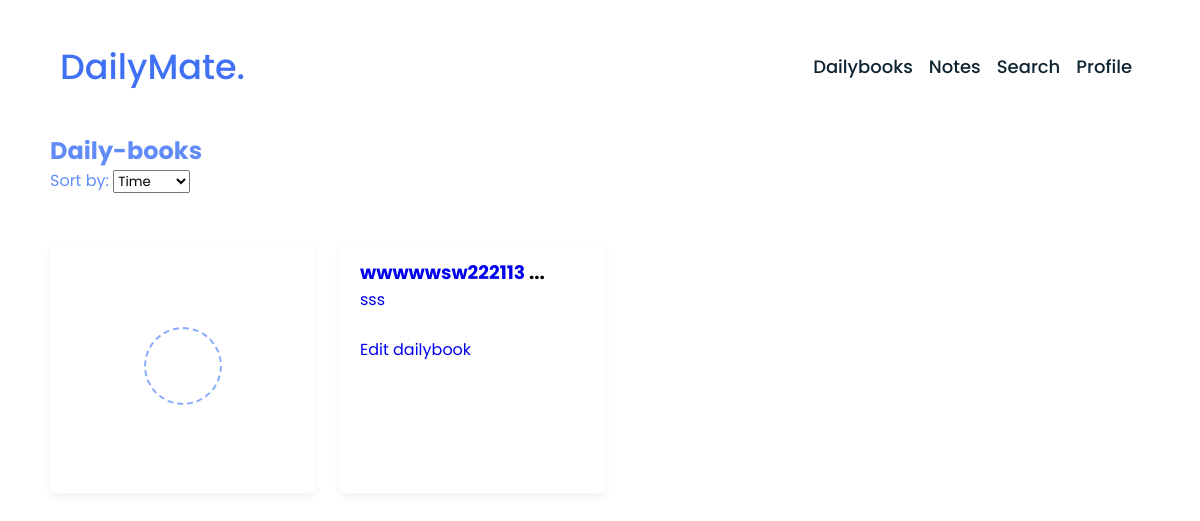
Page /www/daily-book/ (signed in) on the earlier database version.
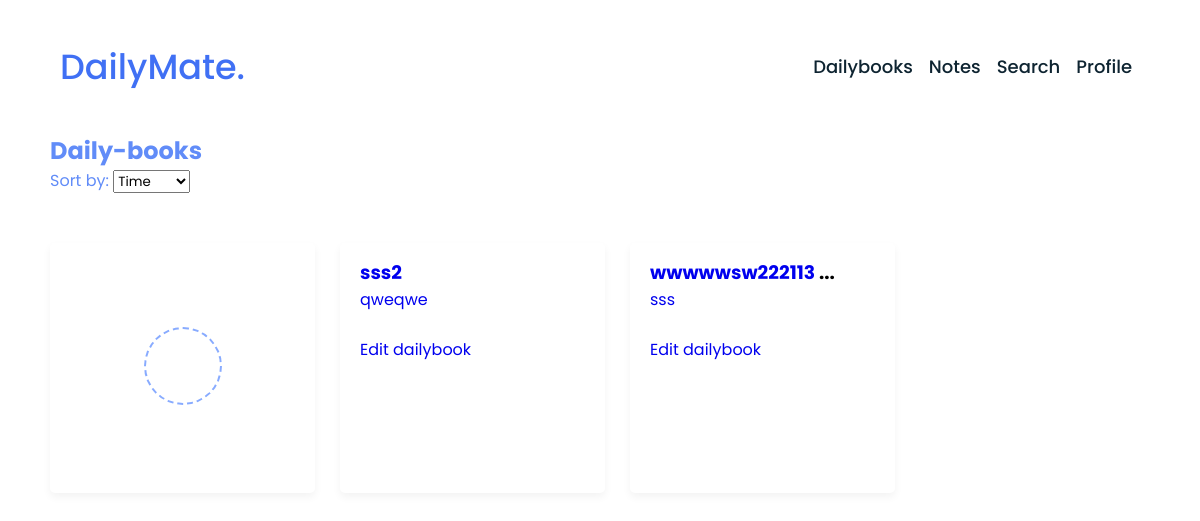
Same page on the later database version.
### dailybook/models.py (models this page shows, shortened)
class Dailybook(models.Model):
    author = models.ForeignKey(User, on_delete=models.CASCADE)  # добавьте это поле
    title = models.CharField(max_length=100)
    content = models.TextField()
    emotion_choices = [
        ('happy', 'Happy'),
        ('sad', 'Sad'),
        ('angry', 'Angry'),
        ('neutral', 'Neutral'),
    ]
    emotion = models.CharField(max_length=10, choices=emotion_choices)
    date_edit = models.DateTimeField()

### dailybook/views.py (the view)
# urls.py: path('<str:username>/daily-book/', dailybook_list, name='dailybook_list'),
@login_required
def dailybook_list(request, username):
    if request.user.username != username:
        return render(request, 'error/access_denied.html', status=403)
    else:
        try:
            user = User.objects.get(username=username)
        except User.DoesNotExist:
            raise Http404("User does not exist")
        sort_by = request.GET.get('sort_by')
        if sort_by == 'title':
            dailybooks = Dailybook.objects.filter(author=user).order_by('title')
        elif sort_by == 'emotion':
            dailybooks = Dailybook.objects.filter(author=user).order_by('emotion')
        else:  # Default sorting by date_edit
            dailybooks = Dailybook.objects.filter(author=user).order_by('-date_edit')
        return render(request, 'main/dailybook_list.html', {'dailybooks': dailybooks})

### dailybook/templates/main/dailybook_list.html (shortened to what this page needs)
{% extends 'base.html' %}
{% load static %}
{% block head %}
  <link rel="stylesheet" href="{% static 'css/note_list.css' %}">
  <link rel="stylesheet" href="https://unicons.iconscout.com/release/v4.0.0/css/line.css">
{% endblock %}
{% block content %}
<h2 style="color: #618cf8; margin-left: 50px;">Daily-books</h2>
  <form id="sortForm" method="get">
      <label for="sort_by" style="color: #618cf8; margin-left: 50px;">Sort by:</label>
      <select name="sort_by" id="sort_by">
        <option value="timestamp">Time</option>
      </select>
  </form>
  <div class="wrapper">
    <li class="add-box">
      <a href="{% url 'dailybook_create' username=request.user.username %}" class="add-link">
        <div class="icon"></div>
      </a>
    </li>
    {% for dailybook in dailybooks %}
    <li>
      <h3><a href="{% url 'dailybook_detail' username=request.user.username pk=dailybook.pk %}">{{ dailybook.title|slice:":13"  }}</a>
      {% if dailybook.title|length > 13 %}
        ...
      {% endif %}</h3>
       <p><a href="{% url 'dailybook_detail' username=request.user.username pk=dailybook.pk %}">{{ dailybook.content|slice:":173"  }}</a>
      </p>
      <br>
      <div class = "edit">
        <a href="{% url 'dailybook_edit' username=request.user.username pk=dailybook.pk %}">Edit dailybook</a>
      </div>
    </li>
    {% endfor %}
  </div>
{% endblock %}

Differences in the rows shown:
added Dailybook: title "sss2", content "qweqwe"
